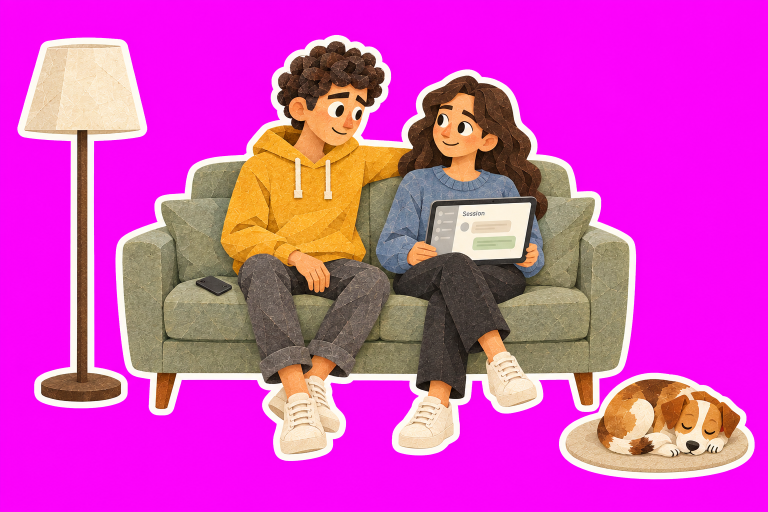
#> input picture assets/mascot/explorations/onboarding-design-review/act-3/a/source/01a088ef-0475-7452-8372-d19b5c0fdea1/ig_053e72d61e8de6b1016aa253e98bb087d0aa6460ddaf34a728.png, 1536 x 1024 px (shown at 1/2 size)
$ python build.py
#> lines starting #> are read from the running program, lines starting #| are printed output that depends on the picture; after the words box and inside, x2 and y2 are one past the last pixel; in counts of white or black regions, pixels touching at a corner belong together
"""Build independent paper layers on one shared coordinate system."""
from pathlib import Path
import json
import cv2
import numpy as np
from PIL import Image, ImageFilter

ROOT = Path(__file__).resolve().parent
RUNTIME = ROOT.parents[3] / 'story/act-3'
scene = Image.new('RGBA',(1536,1024))
#> scene: PIL image 1536x1024 RGBA; every value is 0
metadata = {}
for part in ['sofa','person-left','person-right']:
    pixels = np.array(Image.open(next((ROOT/part/'source').glob('*/*.png'))).convert('RGBA'))
    rgb = pixels[:,:,:3].astype(int)
    key = (rgb[:,:,0]-rgb[:,:,1]>65)&(rgb[:,:,2]-rgb[:,:,1]>65)
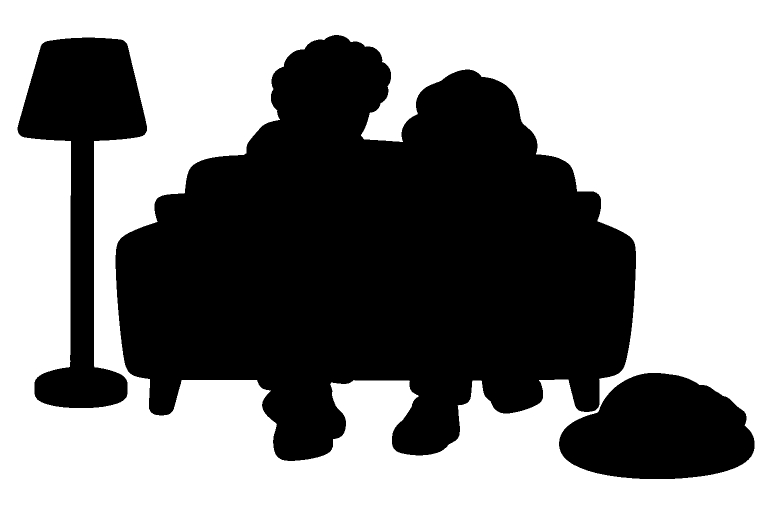
#> key: shape (1024, 1536) bool (shown at 1/2 size); 55.1% white; 3 black regions, box (x1, y1, x2, y2) and area: (231, 70, 1272, 922) 566752, (35, 75, 294, 816) 78062, (1118, 746, 1509, 958) 61200
    _,labels,stats,_ = cv2.connectedComponentsWithStats((~key).astype('uint8'))
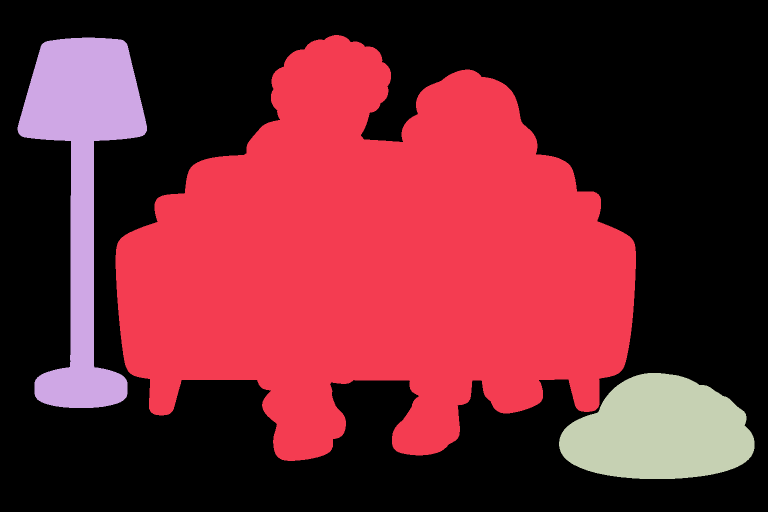
#> labels: shape (1024, 1536) int32 (shown at 1/2 size); 4 distinct labels, from 0 to 3; one colour per label, 0 black
#> stats = [[0, 0, 1536, 1024, 866850], [231, 70, 1041, 852, 566752], [35, 75, 259, 741, 78062], [1118, 746, 391, 212, 61200]]
    label = 1 + np.argmax(stats[1:,cv2.CC_STAT_AREA])
#> label = 1
    mask = (labels==label).astype('uint8')*255
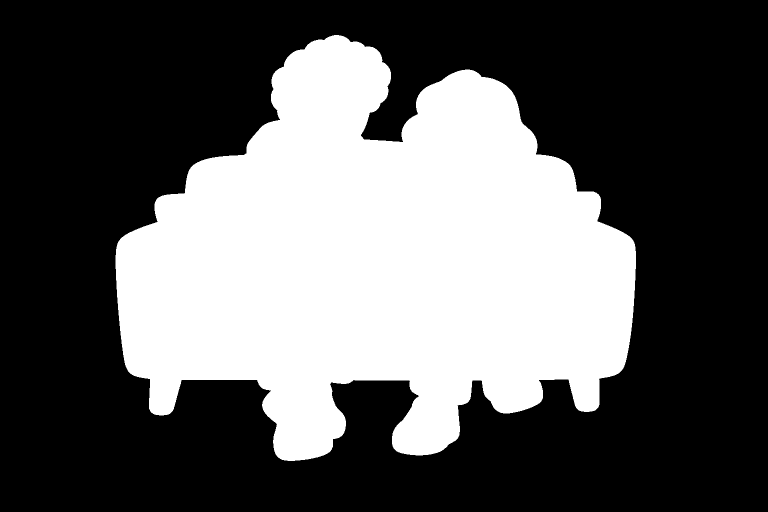
#> mask: shape (1024, 1536) (shown at 1/2 size); 36% white; 1 white region, box (x1, y1, x2, y2) and area: (231, 70, 1272, 922) 566752
    distance = cv2.distanceTransform(mask,cv2.DIST_L2,5)
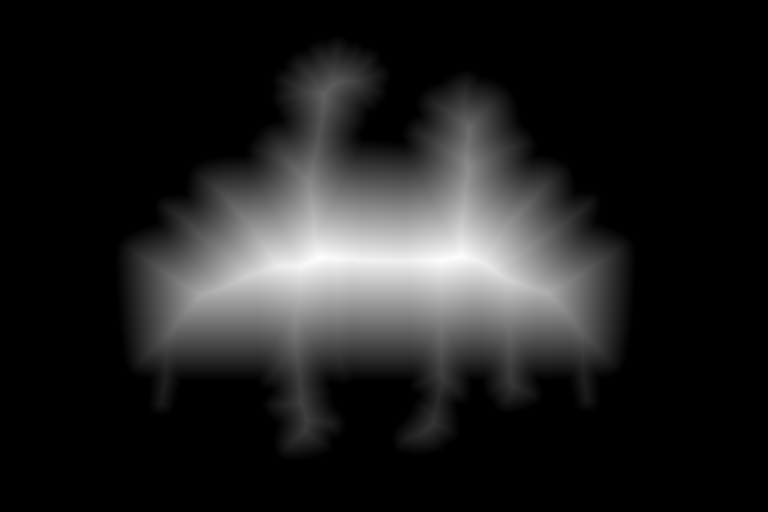
#> distance: shape (1024, 1536) float32 (shown at 1/2 size); min 0, max 254.6, mean 32.5
    pixels[distance<2.2,:3] = (252,249,236)
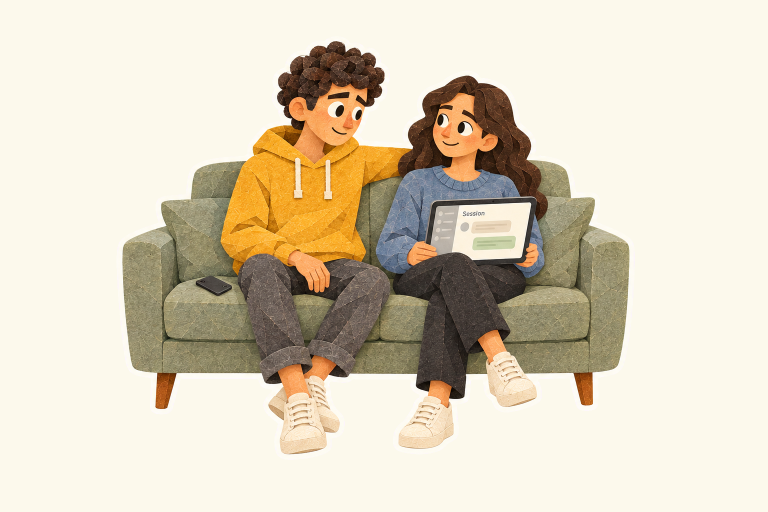
#> pixels: shape (1024, 1536, 4) (shown at 1/2 size); mean R, G, B, A 219.6, 209.6, 188.8, 255
    pixels[:,:,3] = np.array(Image.fromarray(mask).filter(ImageFilter.GaussianBlur(.45)))
    image = Image.fromarray(pixels)
    image.save(ROOT/part/'layer.png')
    image.crop(image.getbbox()).save(ROOT/part/'cropped.png')
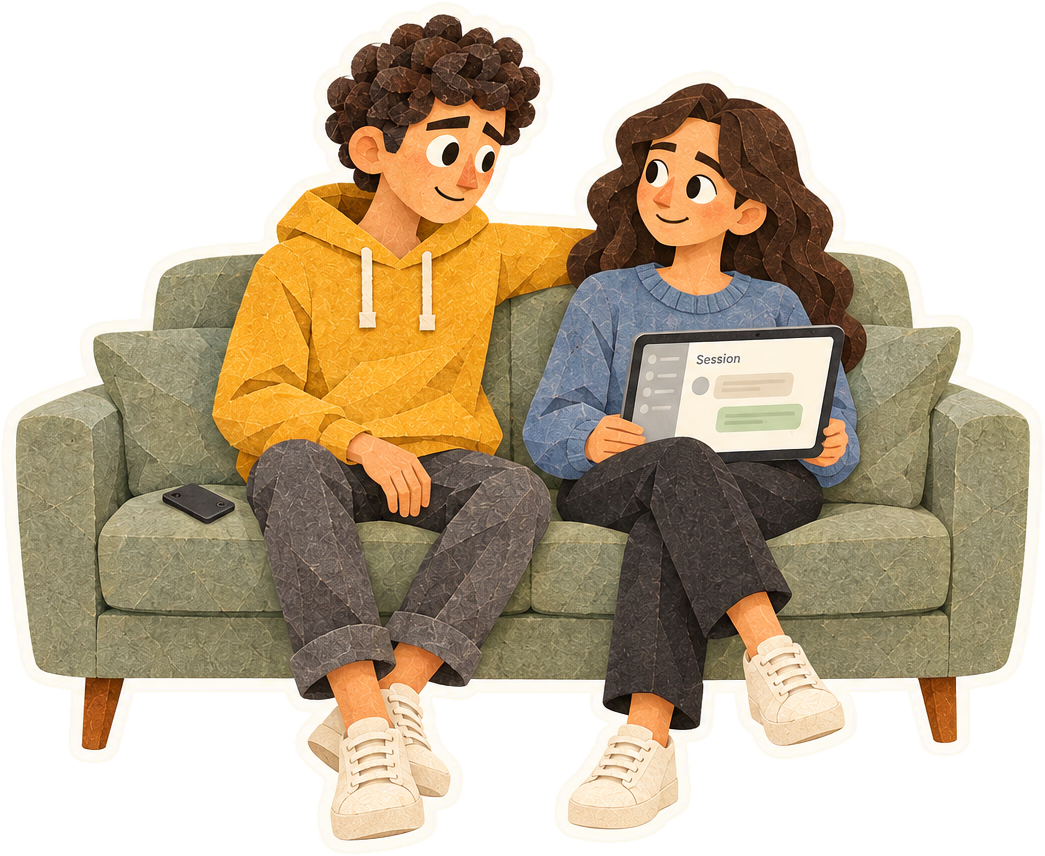
#> saved as cropped.png: PIL image 1045x856 RGBA; mean R, G, B, A 195, 179.7, 153, 161.6; transparent parts drawn white
    image.save(RUNTIME/('sofa-only.png' if part=='sofa' else f'{part}.png'))
    scene.alpha_composite(image)
    metadata[part] = image.getbbox()
scene.save(ROOT/'assembled.png')
(ROOT/'parts.json').write_text(json.dumps(metadata,indent=2),encoding='utf-8')
print('Independent layers:',metadata)
#| Independent layers: {'sofa': (229, 68, 1274, 924), 'person-left': (229, 68, 1274, 924), 'person-right': (229, 68, 1274, 924)}
